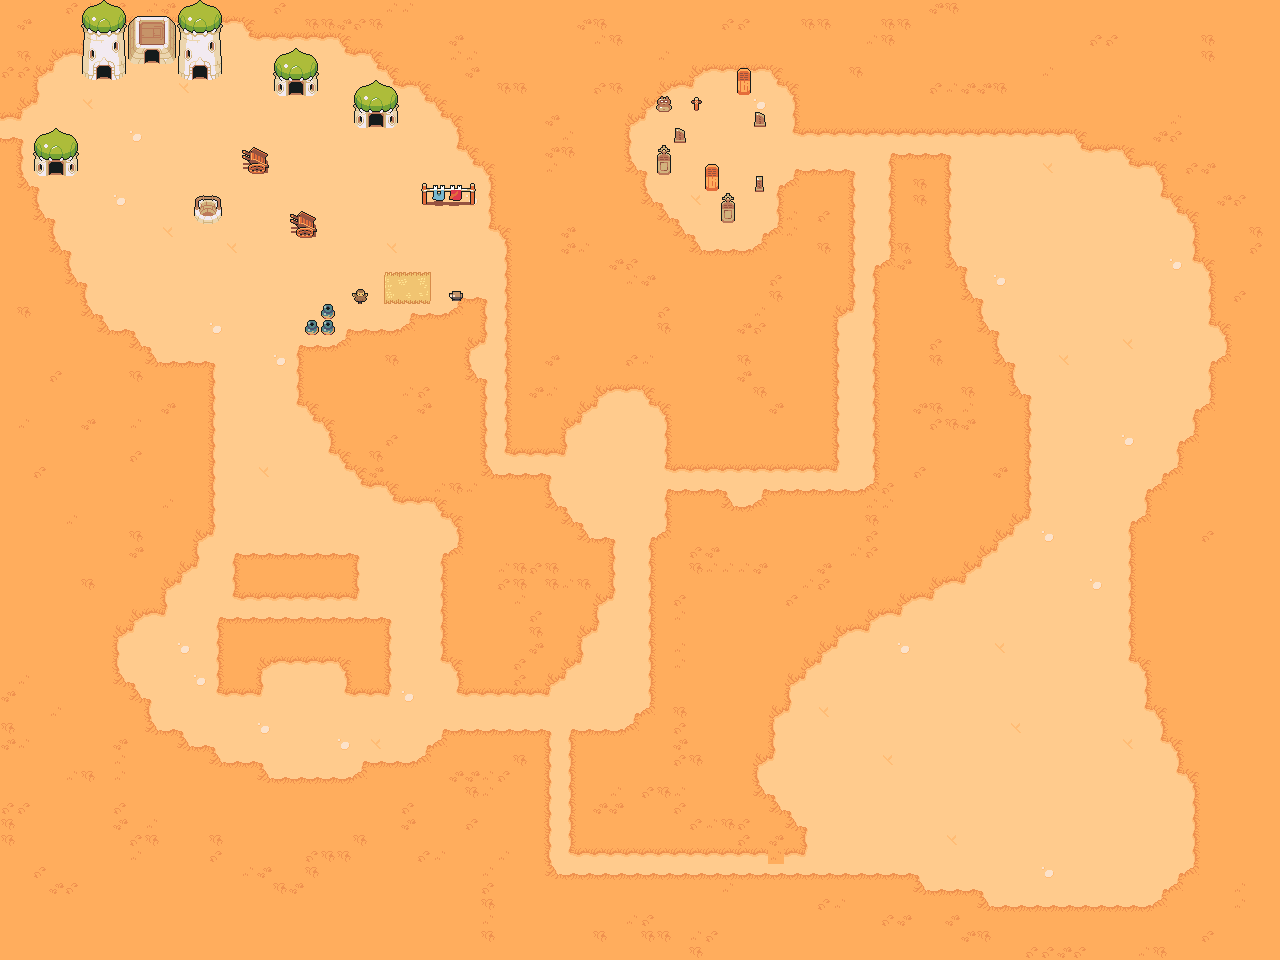

The image is a tile-based game level rendered from a .tmx file. Its description and source (layers, tilesets, objects; grid data summarised) follow:
An orthogonal 80x60 tile map with 16x16 px tiles, 4 tile layers (prototype, terrain, ground details, features), 3 tilesets and 8 objects (2x gateway, player_spawn, spawn_house1_exit, spawn_west, clay_pot, ...).

<map version="1.10" tiledversion="1.11.2" orientation="orthogonal" renderorder="right-down" width="80" height="60" tilewidth="16" tileheight="16" infinite="0" nextlayerid="8" nextobjectid="10">
 <editorsettings>
  <export target="prototype..tmx" format="tmx" />
 </editorsettings>
 <tileset firstgid="1" source="../../Tiled/Projects/TilesetFloor.tsx" />
 <tileset firstgid="573" source="../../Tiled/Projects/TilesetDesert.tsx" />
 <tileset firstgid="813" source="../../Tiled/Projects/TilesetElement.tsx" />
 <layer id="1" name="prototype" width="80" height="60">
  <properties>
   <property name="id" type="int" value="1" />
   <property name="layer" type="int" value="0" />
  </properties>
  <data>[4800 cells, 4800 non-empty, 2 distinct tile ids]</data>
 </layer>
 <layer id="2" name="terrain" width="80" height="60">
  <properties>
   <property name="id" type="int" value="2" />
   <property name="layer" type="int" value="1" />
  </properties>
  <data>[4800 cells, 1220 non-empty, 13 distinct tile ids]</data>
 </layer>
 <layer id="4" name="ground details" width="80" height="60">
  <properties>
   <property name="id" type="int" value="4" />
   <property name="layer" type="int" value="2" />
  </properties>
  <data>[4800 cells, 386 non-empty, 15 distinct tile ids]</data>
 </layer>
 <layer id="5" name="features" width="80" height="60">
  <properties>
   <property name="foregroundRender" type="bool" value="true" />
   <property name="id" type="int" value="5" />
   <property name="layer" type="int" value="3" />
  </properties>
  <data>[4800 cells, 103 non-empty, 59 distinct tile ids]</data>
 </layer>
 <objectgroup id="7" name="buildings" />
 <objectgroup id="6" name="Entities">
  <object id="1" name="player_spawn" x="247.521" y="65.5833" />
  <object id="2" name="gateway" x="152" y="56">
   <properties>
    <property name="targetLevel" value="Maps/house1.tmx" />
    <property name="targetSpawn" value="spawn_point1" />
   </properties>
  </object>
  <object id="3" name="spawn_house1_exit" x="152" y="77" />
  <object id="4" name="gateway" x="3.55271e-15" y="116" width="2" height="23.8182">
   <properties>
    <property name="targetLevel" value="Maps/WestArea.tmx" />
    <property name="targetSpawn" value="spawn_east" />
   </properties>
  </object>
  <object id="6" name="spawn_west" x="22" y="127" />
  <object id="7" name="clay_pot" x="71" y="202" />
  <object id="8" name="Pot" x="79" y="225" />
  <object id="9" name="pot" x="94" y="207" />
 </objectgroup>
</map>
